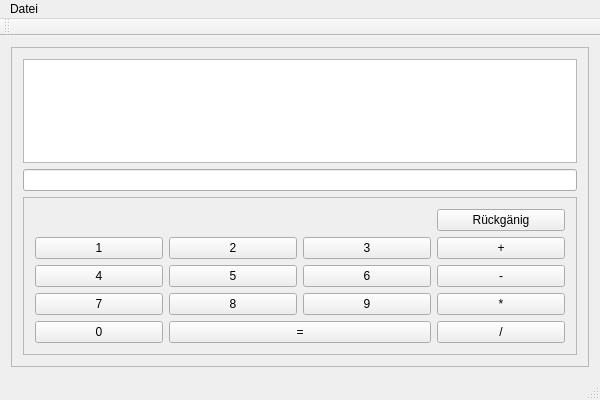
<?xml version="1.0" encoding="UTF-8"?>
<ui version="4.0">
 <class>CMainWindowClass</class>
 <widget class="QMainWindow" name="CMainWindowClass">
  <property name="geometry">
   <rect>
    <x>0</x>
    <y>0</y>
    <width>600</width>
    <height>400</height>
   </rect>
  </property>
  <property name="windowTitle">
   <string>CMainWindow</string>
  </property>
  <widget class="QWidget" name="centralWidget">
   <layout class="QVBoxLayout" name="verticalLayout">
    <item>
     <widget class="QFrame" name="frame_2">
      <property name="frameShape">
       <enum>QFrame::StyledPanel</enum>
      </property>
      <property name="frameShadow">
       <enum>QFrame::Raised</enum>
      </property>
      <layout class="QVBoxLayout" name="verticalLayout_2">
       <item>
        <widget class="QTableView" name="tV_Protokoll">
         <property name="editTriggers">
          <set>QAbstractItemView::NoEditTriggers</set>
         </property>
         <property name="dragEnabled">
          <bool>true</bool>
         </property>
         <property name="showGrid">
          <bool>false</bool>
         </property>
         <attribute name="horizontalHeaderVisible">
          <bool>false</bool>
         </attribute>
         <attribute name="horizontalHeaderCascadingSectionResizes">
          <bool>false</bool>
         </attribute>
         <attribute name="horizontalHeaderStretchLastSection">
          <bool>false</bool>
         </attribute>
         <attribute name="verticalHeaderVisible">
          <bool>false</bool>
         </attribute>
        </widget>
       </item>
       <item>
        <widget class="QLineEdit" name="lE_Eingabe">
         <property name="text">
          <string/>
         </property>
         <property name="alignment">
          <set>Qt::AlignRight|Qt::AlignTrailing|Qt::AlignVCenter</set>
         </property>
         <property name="readOnly">
          <bool>true</bool>
         </property>
        </widget>
       </item>
       <item>
        <widget class="QFrame" name="frame">
         <property name="frameShape">
          <enum>QFrame::StyledPanel</enum>
         </property>
         <property name="frameShadow">
          <enum>QFrame::Raised</enum>
         </property>
         <layout class="QGridLayout" name="gridLayout">
          <item row="4" column="0">
           <widget class="QPushButton" name="pBtn_7">
            <property name="text">
             <string>7</string>
            </property>
            <property name="shortcut">
             <string>7</string>
            </property>
           </widget>
          </item>
          <item row="4" column="3">
           <widget class="QPushButton" name="pBtn_Mal">
            <property name="text">
             <string>*</string>
            </property>
            <property name="shortcut">
             <string>*</string>
            </property>
           </widget>
          </item>
          <item row="5" column="1" colspan="2">
           <widget class="QPushButton" name="pBtn_Gleich">
            <property name="text">
             <string>=</string>
            </property>
            <property name="shortcut">
             <string>Return</string>
            </property>
           </widget>
          </item>
          <item row="5" column="3">
           <widget class="QPushButton" name="pBtn_Geteilt">
            <property name="text">
             <string>/</string>
            </property>
            <property name="shortcut">
             <string>/</string>
            </property>
           </widget>
          </item>
          <item row="4" column="2">
           <widget class="QPushButton" name="pBtn_9">
            <property name="text">
             <string>9</string>
            </property>
            <property name="shortcut">
             <string>9</string>
            </property>
           </widget>
          </item>
          <item row="1" column="0">
           <widget class="QPushButton" name="pBtn_1">
            <property name="text">
             <string>1</string>
            </property>
            <property name="shortcut">
             <string>1</string>
            </property>
           </widget>
          </item>
          <item row="4" column="1">
           <widget class="QPushButton" name="pBtn_8">
            <property name="text">
             <string>8</string>
            </property>
            <property name="shortcut">
             <string>8</string>
            </property>
           </widget>
          </item>
          <item row="3" column="0">
           <widget class="QPushButton" name="pBtn_4">
            <property name="text">
             <string>4</string>
            </property>
            <property name="shortcut">
             <string>4</string>
            </property>
           </widget>
          </item>
          <item row="1" column="3">
           <widget class="QPushButton" name="pBtn_Plus">
            <property name="text">
             <string>+</string>
            </property>
            <property name="shortcut">
             <string>+</string>
            </property>
           </widget>
          </item>
          <item row="5" column="0">
           <widget class="QPushButton" name="pBtn_0">
            <property name="text">
             <string>0</string>
            </property>
           </widget>
          </item>
          <item row="3" column="3">
           <widget class="QPushButton" name="pBtn_Minus">
            <property name="text">
             <string>-</string>
            </property>
            <property name="shortcut">
             <string>-</string>
            </property>
           </widget>
          </item>
          <item row="1" column="1">
           <widget class="QPushButton" name="pBtn_2">
            <property name="text">
             <string>2</string>
            </property>
            <property name="shortcut">
             <string>2</string>
            </property>
           </widget>
          </item>
          <item row="1" column="2">
           <widget class="QPushButton" name="pBtn_3">
            <property name="text">
             <string>3</string>
            </property>
            <property name="shortcut">
             <string>3</string>
            </property>
           </widget>
          </item>
          <item row="3" column="1">
           <widget class="QPushButton" name="pBtn_5">
            <property name="text">
             <string>5</string>
            </property>
            <property name="shortcut">
             <string>5</string>
            </property>
           </widget>
          </item>
          <item row="3" column="2">
           <widget class="QPushButton" name="pBtn_6">
            <property name="text">
             <string>6</string>
            </property>
            <property name="shortcut">
             <string>6</string>
            </property>
           </widget>
          </item>
          <item row="0" column="3">
           <widget class="QPushButton" name="pBtn_Redo">
            <property name="text">
             <string>Rückgänig</string>
            </property>
            <property name="shortcut">
             <string>Backspace</string>
            </property>
           </widget>
          </item>
         </layout>
        </widget>
       </item>
      </layout>
     </widget>
    </item>
   </layout>
  </widget>
  <widget class="QMenuBar" name="menuBar">
   <property name="geometry">
    <rect>
     <x>0</x>
     <y>0</y>
     <width>600</width>
     <height>21</height>
    </rect>
   </property>
   <widget class="QMenu" name="menuDatei">
    <property name="title">
     <string>Datei</string>
    </property>
    <addaction name="actionSchlie_en"/>
   </widget>
   <addaction name="menuDatei"/>
  </widget>
  <widget class="QToolBar" name="mainToolBar">
   <attribute name="toolBarArea">
    <enum>TopToolBarArea</enum>
   </attribute>
   <attribute name="toolBarBreak">
    <bool>false</bool>
   </attribute>
  </widget>
  <widget class="QStatusBar" name="statusBar"/>
  <action name="actionSchlie_en">
   <property name="text">
    <string>Schließen</string>
   </property>
  </action>
 </widget>
 <layoutdefault spacing="6" margin="11"/>
 <resources>
  <include location="cmainwindow.qrc"/>
 </resources>
 <connections/>
</ui>
